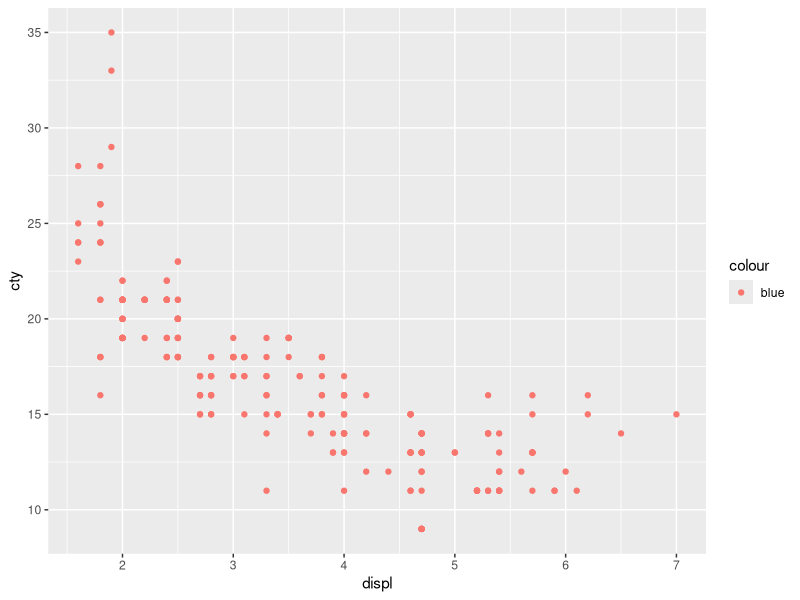
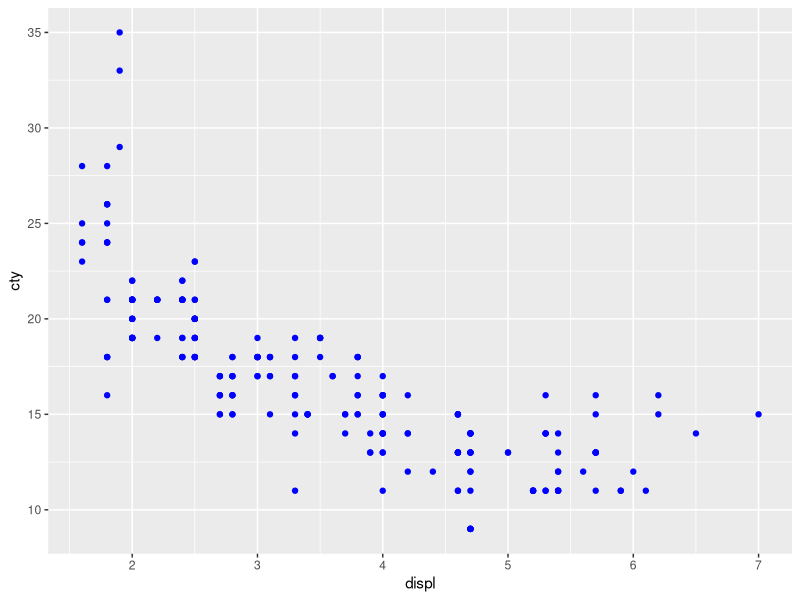
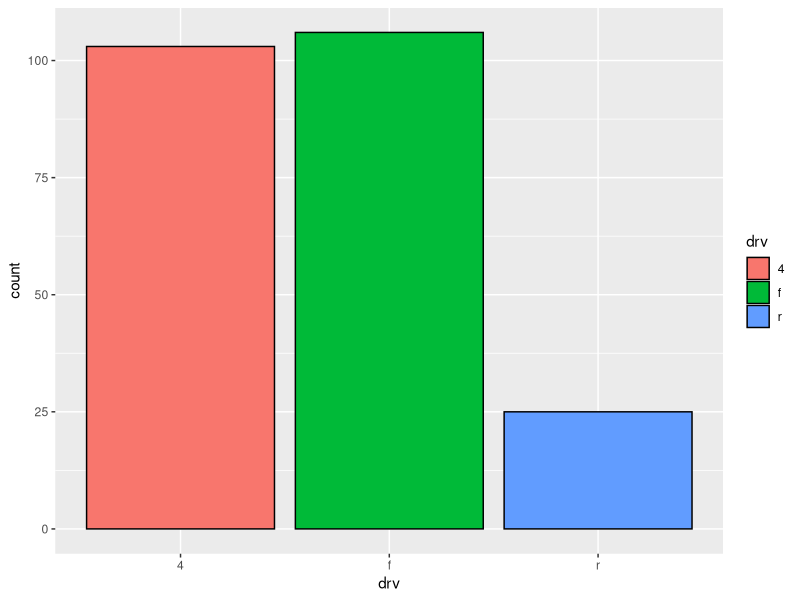
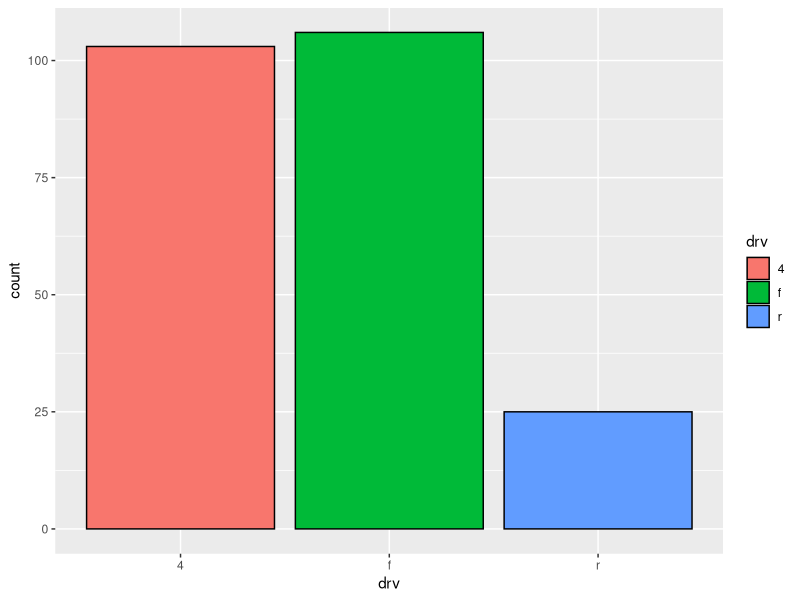
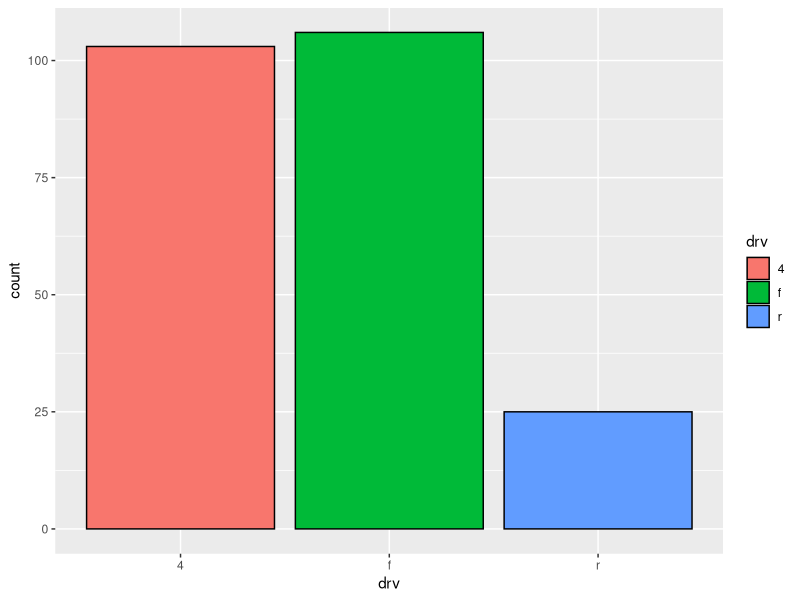
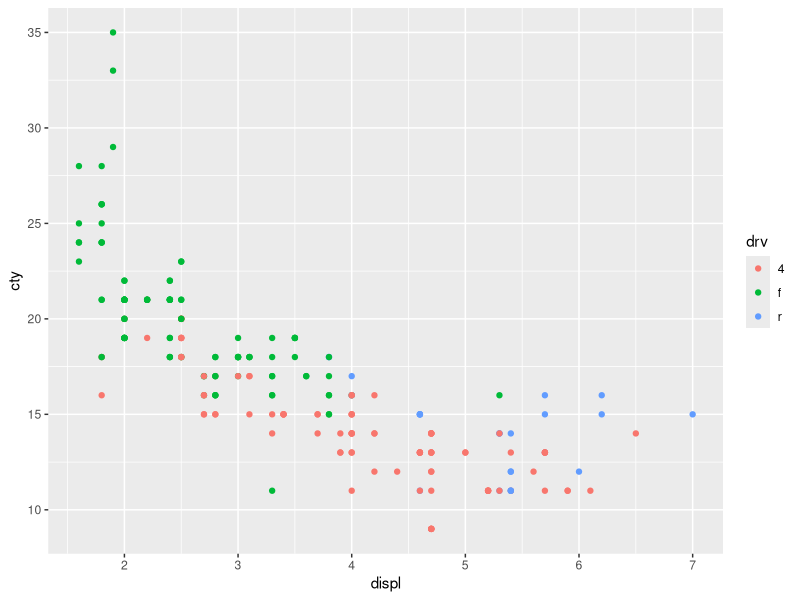
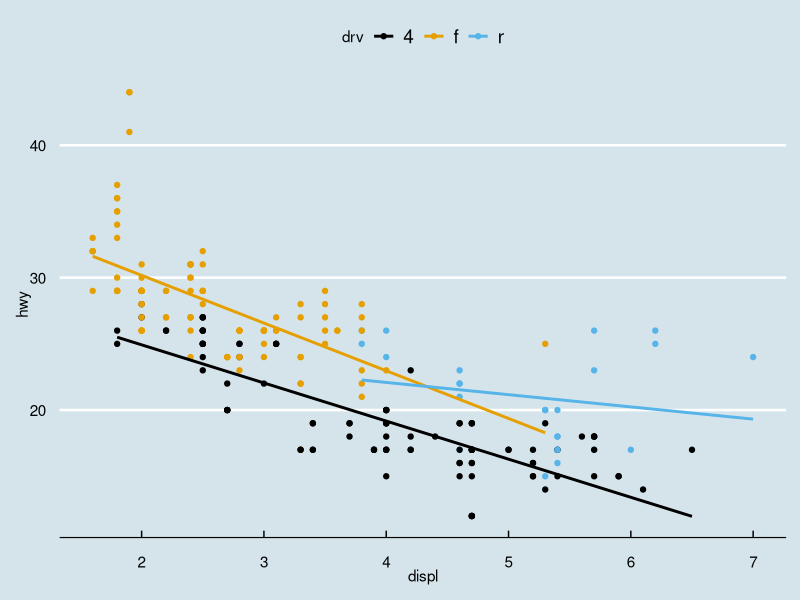
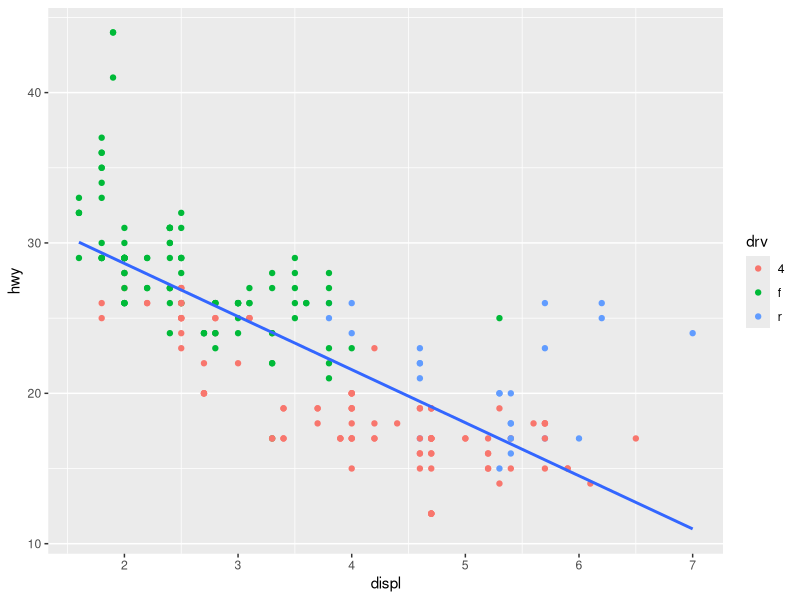

These figures' R source, in order:
# MODULE 2 - EXERCISES

library(ggplot2)
library(ggthemes)

dplyr::glimpse(mpg)

# a fixed color goes outside aes(): inside, "blue" is treated as data
# and mapped to the default color scale
ggplot(mpg, aes(x = displ, y = cty, color = "blue")) +
  geom_point()

ggplot(mpg, aes(x = displ, y = cty)) +
  geom_point(color = "blue")

# three equivalent ways of writing the same bar chart:
# aesthetics can be mapped in the geom or in ggplot()
ggplot(mpg, aes(x = drv)) +
  geom_bar(aes(fill = drv), color = "black")

ggplot(mpg, aes(x = drv, fill = drv)) +
  geom_bar(color = "black")

ggplot(mpg) +
  geom_bar(aes(x = drv, fill = drv), color = "black")

# mapping color to a variable goes inside aes()
ggplot(mpg, aes(x = displ, y = cty)) +
  geom_point(aes(color = drv))

# color in ggplot() applies to all geoms: one regression line per group
ggplot(mpg, aes(x = displ, y = hwy, color = drv)) +
  geom_point() +
  geom_smooth(method = "lm", se = FALSE) +
  scale_color_colorblind() +
  theme_economist()

# color only in geom_point(): a single line for all points,
# and theme() adjusts individual elements of the plot
ggplot(mpg, aes(x = displ, y = hwy)) +
  geom_point(aes(color = drv)) +
  geom_smooth(method = "lm", se = FALSE) +
  theme( panel.grid.major.x = element_blank())
